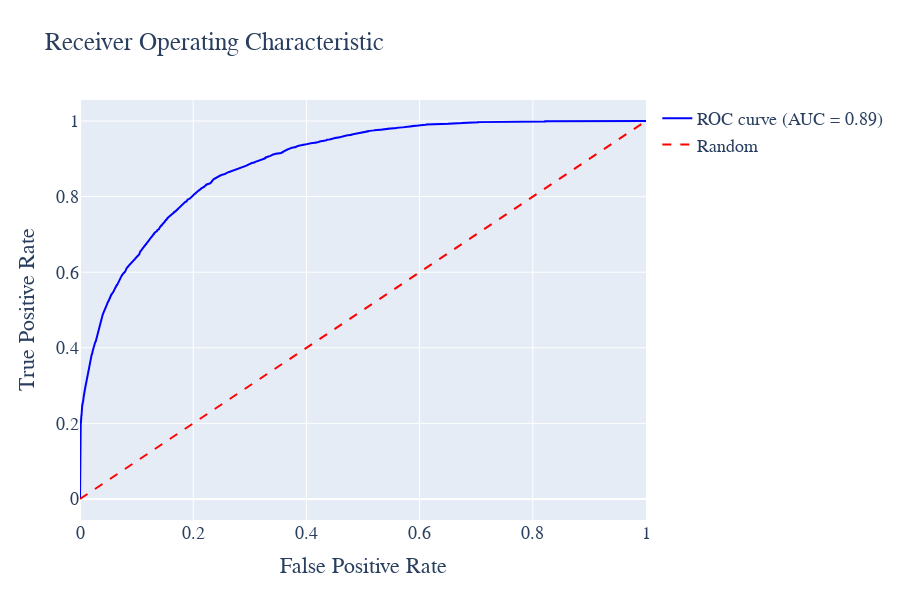

Notebook code cell kept with this figure:
### Code cell
import plotly.graph_objects as go
from sklearn.metrics import roc_curve, auc

# 计算ROC曲线
roc_auc = auc(fpr, tpr)

# 创建布局
layout = go.Layout(
    title='Receiver Operating Characteristic',
    xaxis=dict(title='False Positive Rate'),
    yaxis=dict(title='True Positive Rate'),
    hovermode='closest',
    width=900, height=600,
    font=dict(family='Times New Roman', size=18)
)

# 创建ROC曲线图形
roc_trace = go.Scatter(
    x=fpr,
    y=tpr,
    mode='lines',
    line=dict(color='blue', width=2),
    name='ROC curve (AUC = %0.2f)' % roc_auc
)

# 创建对角线图形
diagonal_trace = go.Scatter(
    x=[0, 1],
    y=[0, 1],
    mode='lines',
    line=dict(color='red', width=2, dash='dash'),
    name='Random'
)

# 创建图表数据
data = [roc_trace, diagonal_trace]

# 创建图表
fig = go.Figure(data=data, layout=layout)

fig.write_html('Image/4_6_5_2.html')
# 显示图表
fig.show()

### Figure 1 — Plotly figure (JSON) as saved in the notebook; plotly's stock layout.template omitted (floating-point values rounded to 4 significant figures; data arrays with more than 128 entries replaced by an {"elided": "..."} marker saying what was removed)
{"data": [{"line": {"color": "blue", "width": 2}, "mode": "lines", "name": "ROC curve (AUC = 0.89)", "type": "scatter", "x": {"elided": "4349 float values"}, "y": {"elided": "4349 float values"}}, {"line": {"color": "red", "dash": "dash", "width": 2}, "mode": "lines", "name": "Random", "type": "scatter", "x": [0, 1], "y": [0, 1]}], "layout": {"font": {"family": "Times New Roman", "size": 18}, "height": 600, "hovermode": "closest", "title": {"text": "Receiver Operating Characteristic"}, "width": 900, "xaxis": {"title": {"text": "False Positive Rate"}}, "yaxis": {"title": {"text": "True Positive Rate"}}}}
